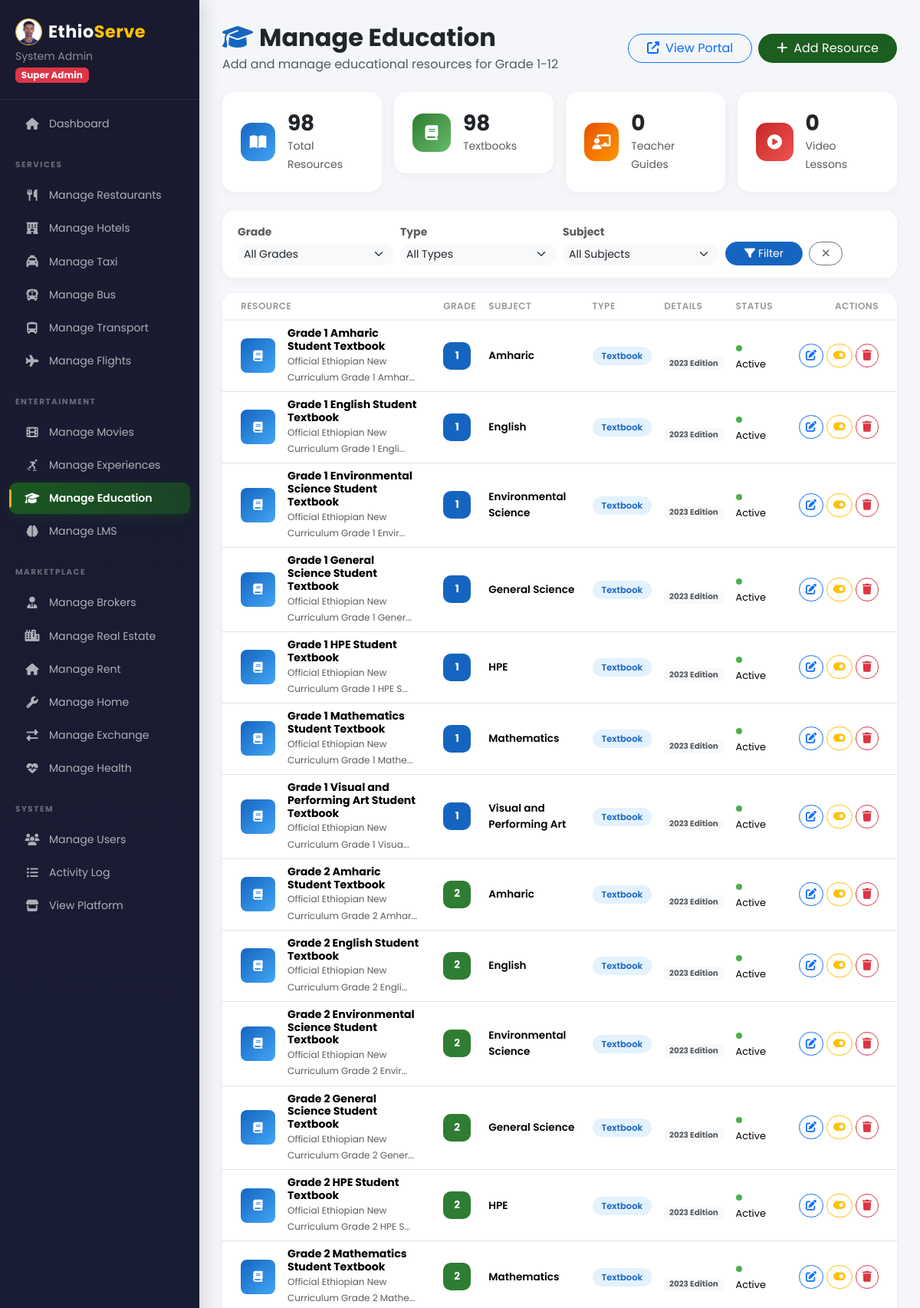
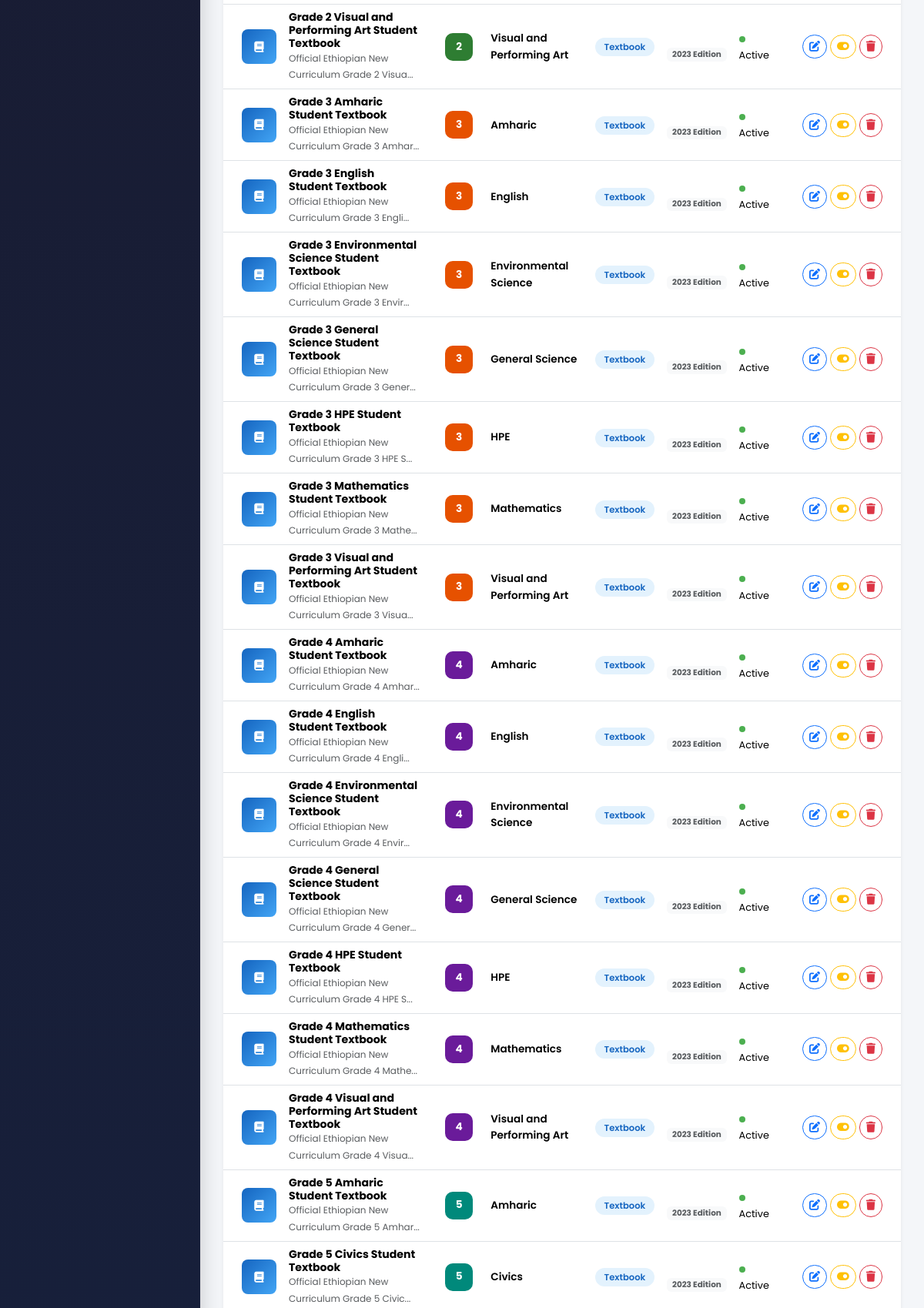
/admin/manage_education.php (signed in, upper part), run on the app's committed database (2 pictures, top to bottom).
### tables this page shows
CREATE TABLE `education_resources` (
  `id` int(11) NOT NULL AUTO_INCREMENT,
  `grade` int(11) NOT NULL,
  `subject` varchar(100) NOT NULL,
  `type` enum('textbook','teacher_guide','video') DEFAULT 'textbook',
  `title` varchar(255) NOT NULL,
  `description` text DEFAULT NULL,
  `file_url` varchar(500) DEFAULT NULL,
  `video_url` varchar(500) DEFAULT NULL,
  `video_id` varchar(50) DEFAULT NULL,
  `pages` int(11) DEFAULT 0,
  `units` int(11) DEFAULT 0,
  `edition` varchar(50) DEFAULT '2023',
  `status` enum('active','draft','archived') DEFAULT 'active',
  `downloads` int(11) DEFAULT 0,
  `created_at` timestamp NOT NULL DEFAULT current_timestamp(),
  `updated_at` timestamp NOT NULL DEFAULT current_timestamp() ON UPDATE current_timestamp(),
  PRIMARY KEY (`id`)
);

### admin/manage_education.php (the view, shortened to what the rows shown need)
<?php
require_once '../includes/db.php';
try {
    $pdo->exec("CREATE TABLE IF NOT EXISTS education_resources (
        id INT AUTO_INCREMENT PRIMARY KEY,
        grade INT NOT NULL,
        subject VARCHAR(100) NOT NULL,
        type ENUM('textbook','teacher_guide','video') DEFAULT 'textbook',
        title VARCHAR(255) NOT NULL,
        description TEXT,
        file_url VARCHAR(500),
        video_url VARCHAR(500),
        video_id VARCHAR(50),
        pages INT DEFAULT 0,
        units INT DEFAULT 0,
        edition VARCHAR(50) DEFAULT '2023',
        status ENUM('active','draft','archived') DEFAULT 'active',
        downloads INT DEFAULT 0,
        created_at TIMESTAMP DEFAULT CURRENT_TIMESTAMP,
        updated_at TIMESTAMP DEFAULT CURRENT_TIMESTAMP ON UPDATE CURRENT_TIMESTAMP
    )");
} catch (Exception $e) {
}
$where = [];
$params = [];
$whereSQL = !empty($where) ? 'WHERE ' . implode(' AND ', $where) : '';
$resources = [];
try {
    $stmt = $pdo->prepare("SELECT * FROM education_resources $whereSQL ORDER BY grade ASC, subject ASC, type ASC");
    $stmt->execute($params);
    $resources = $stmt->fetchAll();
} catch (Exception $e) {
}
?>
<!DOCTYPE html>
<html lang="en">
<head>
    <link href="https://cdn.jsdelivr.net/npm/bootstrap@5.3.2/dist/css/bootstrap.min.css" rel="stylesheet">
    <link rel="stylesheet" href="https://cdnjs.cloudflare.com/ajax/libs/font-awesome/6.4.2/css/all.min.css">
    <link rel="stylesheet" href="../assets/css/style.css">
</head>
<body>
    <div class="dashboard-wrapper">
        <div class="main-content">
            <div class="d-flex justify-content-between align-items-center mb-4 flex-wrap gap-3">
                <div>
                    <h2 class="fw-bold mb-1"><i class="fas fa-graduation-cap me-2" style="color:#1565C0;"></i>Manage
                        Education</h2>
                </div>
            </div>
            <div class="card border-0 shadow-sm rounded-4 overflow-hidden">
                <div class="table-responsive">
                    <table class="table table-hover align-middle mb-0 resource-table">
                        <thead class="bg-light">
                            <tr>
                                <th class="px-4">Resource</th>
                                <th>Grade</th>
                                <th>Subject</th>
                                <th>Type</th>
                                <th>Details</th>
                                <th>Status</th>
                                <th class="text-end px-4">Actions</th>
                            </tr>
                        </thead>
                        <tbody>
                            <?php if (empty($resources)): ?>
                                <tr>
                                    <td colspan="7" class="text-center py-5 text-muted">
                                        <i class="fas fa-graduation-cap fs-1 mb-3 d-block" style="color:#ccc;"></i>
                                        <h6 class="fw-bold">No education resources found</h6>
                                        <p class="small">Click "Add Resource" to start building the education
                                            library</p>
                                    </td>
                                </tr>
                            <?php else: ?>
                                <?php
                                $grade_colors = ['#1565C0', '#2E7D32', '#E65100', '#6A1B9A', '#00897B', '#AD1457', '#0D47A1', '#1B5E20', '#BF360C', '#4527A0', '#00695C', '#C62828'];
                                foreach ($resources as $res):
                                    $gc = $grade_colors[($res['grade'] - 1) % 12];
                                    ?>
                                    <tr>
                                        <td class="px-4">
                                            <div class="d-flex align-items-center gap-3">
                                                <div>
                                                    <?php if ($res['type'] === 'video'): ?>
                                                        <div class="rounded-3 d-flex align-items-center justify-content-center"
                                                            style="width:45px;height:45px;background:linear-gradient(135deg,#C62828,#EF5350);">
                                                            <i class="fas fa-play text-white"></i>
                                                        </div>
                                                    <?php else: ?>
                                                        <div class="rounded-3 d-flex align-items-center justify-content-center"
                                                            style="width:45px;height:45px;background:linear-gradient(135deg,#1565C0,#42A5F5);">
                                                            <i class="fas fa-book text-white"></i>
                                                        </div>
                                                    <?php endif; ?>
                                                </div>
                                                <div>
                                                    <h6 class="mb-0 fw-bold" style="font-size:.88rem;">
                                                        <?php echo htmlspecialchars($res['title']); ?>
                                                    </h6>
                                                    <span class="text-muted" style="font-size:.75rem;">
                                                        <?php echo mb_strimwidth(htmlspecialchars($res['description'] ?? ''), 0, 50, '...'); ?>
                                                    </span>
                                                </div>
                                            </div>
                                        </td>
                                        <td>
                                            <div class="grade-badge" style="background:<?php echo $gc; ?>;">
                                                <?php echo $res['grade']; ?>
                                            </div>
                                        </td>
                                        <td>
                                            <span class="fw-semibold" style="font-size:.85rem;">
                                                <?php echo htmlspecialchars($res['subject']); ?>
                                            </span>
                                        </td>
                                        <td>
                                            <span class="type-badge type-<?php echo $res['type']; ?>">
                                                <?php echo ucwords(str_replace('_', ' ', $res['type'])); ?>
                                            </span>
                                        </td>
                                        <td>
                                            <div style="font-size:.78rem;">
                                                <br><span class="badge bg-light text-muted" style="font-size:.65rem;">
                                                    <?php echo $res['edition']; ?>
                                                    Edition
                                                </span>
                                            </div>
                                        </td>
                                        <td>
                                            <span class="status-dot status-<?php echo $res['status']; ?>"></span>
                                            <span style="font-size:.8rem;">
                                                <?php echo ucfirst($res['status']); ?>
                                            </span>
                                        </td>
                                        <td class="text-end px-4">
                                            <div class="d-flex gap-1 justify-content-end">
                                                <button class="btn btn-sm btn-outline-primary rounded-pill"
                                                    onclick="editResource(<?php echo htmlspecialchars(json_encode($res)); ?>)"
                                                    title="Edit">
                                                    <i class="fas fa-edit"></i>
                                                </button>
                                                <a href="?toggle=<?php echo $res['id']; ?>"
                                                    class="btn btn-sm btn-outline-warning rounded-pill" title="Toggle Status">
                                                    <i
                                                        class="fas fa-toggle-<?php echo $res['status'] === 'active' ? 'on' : 'off'; ?>"></i>
                                                </a>
                                                <a href="?delete=<?php echo $res['id']; ?>"
                                                    class="btn btn-sm btn-outline-danger rounded-pill"
                                                    onclick="return confirm('Are you sure you want to delete this resource?')"
                                                    title="Delete">
                                                    <i class="fas fa-trash"></i>
                                                </a>
                                            </div>
                                        </td>
                                    </tr>
                                <?php endforeach; ?>
                            <?php endif; ?>
                        </tbody>
                    </table>
                </div>
            </div>
        </div>
    </div>
</body>
</html>

### data on the page
education_resources: title "Grade 1 Amharic Student Textbook", description "Official Ethiopian New Curriculum Grade 1 Amhar...", grade "1", subject "Amharic", type "Textbook", edition "2023", status "Active"
education_resources: title "Grade 1 English Student Textbook", description "Official Ethiopian New Curriculum Grade 1 Engli...", grade "1", subject "English", type "Textbook", edition "2023", status "Active"
education_resources: title "Grade 1 Environmental Science Student Textbook", description "Official Ethiopian New Curriculum Grade 1 Envir...", grade "1", subject "Environmental Science", type "Textbook", edition "2023", status "Active"
education_resources: title "Grade 1 General Science Student Textbook", description "Official Ethiopian New Curriculum Grade 1 Gener...", grade "1", subject "General Science", type "Textbook", edition "2023", status "Active"
education_resources: title "Grade 1 HPE Student Textbook", description "Official Ethiopian New Curriculum Grade 1 HPE S...", grade "1", subject "HPE", type "Textbook", edition "2023", status "Active"
education_resources: title "Grade 1 Mathematics Student Textbook", description "Official Ethiopian New Curriculum Grade 1 Mathe...", grade "1", subject "Mathematics", type "Textbook", edition "2023", status "Active"
education_resources: title "Grade 1 Visual and Performing Art Student Textbook", description "Official Ethiopian New Curriculum Grade 1 Visua...", grade "1", subject "Visual and Performing Art", type "Textbook", edition "2023", status "Active"
education_resources: title "Grade 2 Amharic Student Textbook", description "Official Ethiopian New Curriculum Grade 2 Amhar...", grade "2", subject "Amharic", type "Textbook", edition "2023", status "Active"
education_resources: title "Grade 2 English Student Textbook", description "Official Ethiopian New Curriculum Grade 2 Engli...", grade "2", subject "English", type "Textbook", edition "2023", status "Active"
education_resources: title "Grade 2 Environmental Science Student Textbook", description "Official Ethiopian New Curriculum Grade 2 Envir...", grade "2", subject "Environmental Science", type "Textbook", edition "2023", status "Active"
education_resources: title "Grade 2 General Science Student Textbook", description "Official Ethiopian New Curriculum Grade 2 Gener...", grade "2", subject "General Science", type "Textbook", edition "2023", status "Active"
education_resources: title "Grade 2 HPE Student Textbook", description "Official Ethiopian New Curriculum Grade 2 HPE S...", grade "2", subject "HPE", type "Textbook", edition "2023", status "Active"
education_resources: title "Grade 2 Mathematics Student Textbook", description "Official Ethiopian New Curriculum Grade 2 Mathe...", grade "2", subject "Mathematics", type "Textbook", edition "2023", status "Active"
education_resources: title "Grade 2 Visual and Performing Art Student Textbook", description "Official Ethiopian New Curriculum Grade 2 Visua...", grade "2", subject "Visual and Performing Art", type "Textbook", edition "2023", status "Active"
education_resources: title "Grade 3 Amharic Student Textbook", description "Official Ethiopian New Curriculum Grade 3 Amhar...", grade "3", subject "Amharic", type "Textbook", edition "2023", status "Active"
education_resources: title "Grade 3 English Student Textbook", description "Official Ethiopian New Curriculum Grade 3 Engli...", grade "3", subject "English", type "Textbook", edition "2023", status "Active"
education_resources: title "Grade 3 Environmental Science Student Textbook", description "Official Ethiopian New Curriculum Grade 3 Envir...", grade "3", subject "Environmental Science", type "Textbook", edition "2023", status "Active"
education_resources: title "Grade 3 General Science Student Textbook", description "Official Ethiopian New Curriculum Grade 3 Gener...", grade "3", subject "General Science", type "Textbook", edition "2023", status "Active"
education_resources: title "Grade 3 HPE Student Textbook", description "Official Ethiopian New Curriculum Grade 3 HPE S...", grade "3", subject "HPE", type "Textbook", edition "2023", status "Active"
education_resources: title "Grade 3 Mathematics Student Textbook", description "Official Ethiopian New Curriculum Grade 3 Mathe...", grade "3", subject "Mathematics", type "Textbook", edition "2023", status "Active"
education_resources: title "Grade 3 Visual and Performing Art Student Textbook", description "Official Ethiopian New Curriculum Grade 3 Visua...", grade "3", subject "Visual and Performing Art", type "Textbook", edition "2023", status "Active"
education_resources: title "Grade 4 Amharic Student Textbook", description "Official Ethiopian New Curriculum Grade 4 Amhar...", grade "4", subject "Amharic", type "Textbook", edition "2023", status "Active"
education_resources: title "Grade 4 English Student Textbook", description "Official Ethiopian New Curriculum Grade 4 Engli...", grade "4", subject "English", type "Textbook", edition "2023", status "Active"
education_resources: title "Grade 4 Environmental Science Student Textbook", description "Official Ethiopian New Curriculum Grade 4 Envir...", grade "4", subject "Environmental Science", type "Textbook", edition "2023", status "Active"
education_resources: title "Grade 4 General Science Student Textbook", description "Official Ethiopian New Curriculum Grade 4 Gener...", grade "4", subject "General Science", type "Textbook", edition "2023", status "Active"
education_resources: title "Grade 4 HPE Student Textbook", description "Official Ethiopian New Curriculum Grade 4 HPE S...", grade "4", subject "HPE", type "Textbook", edition "2023", status "Active"
education_resources: title "Grade 4 Mathematics Student Textbook", description "Official Ethiopian New Curriculum Grade 4 Mathe...", grade "4", subject "Mathematics", type "Textbook", edition "2023", status "Active"
education_resources: title "Grade 4 Visual and Performing Art Student Textbook", description "Official Ethiopian New Curriculum Grade 4 Visua...", grade "4", subject "Visual and Performing Art", type "Textbook", edition "2023", status "Active"
education_resources: title "Grade 5 Amharic Student Textbook", description "Official Ethiopian New Curriculum Grade 5 Amhar...", grade "5", subject "Amharic", type "Textbook", edition "2023", status "Active"
education_resources: title "Grade 5 Civics Student Textbook", description "Official Ethiopian New Curriculum Grade 5 Civic...", grade "5", subject "Civics", type "Textbook", edition "2023", status "Active"

### other printed values
$_SESSION['full_name'] "System Admin"
$totalResources "98"
$totalTextbooks "98"
$totalGuides "0"
$totalVideos "0"
